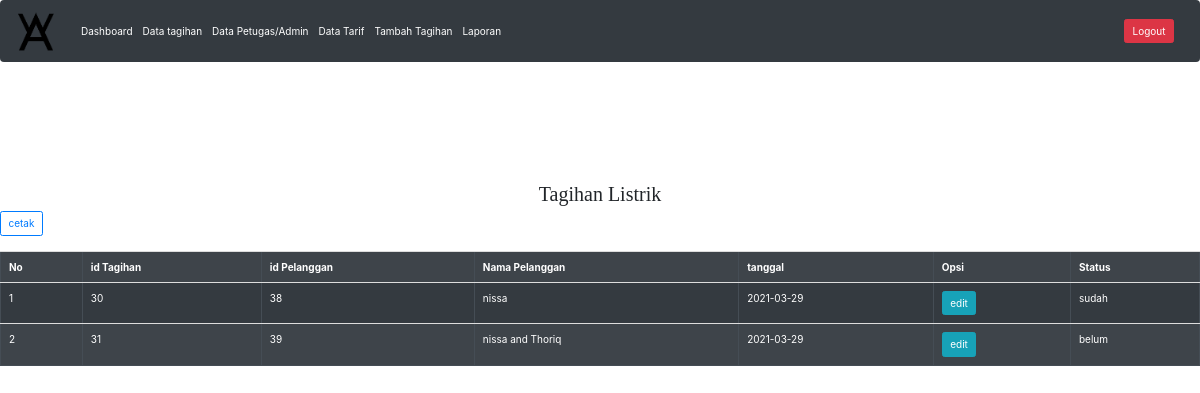
The app's page /admin/tagihan.php (signed in) with its own data.
### tables this page shows
CREATE TABLE `tagihan` (
  `idtagihan` int(11) NOT NULL,
  `idpelanggan` int(11) NOT NULL,
  `tanggal` date NOT NULL,
  `jumlahmeter` int(11) NOT NULL,
  `status` varchar(11) NOT NULL
);

CREATE TABLE `pelanggan` (
  `idpelanggan` int(11) NOT NULL,
  `username` varchar(100) NOT NULL,
  `password` varchar(100) NOT NULL,
  `alamat` varchar(255) NOT NULL,
  `kodetarif` int(11) NOT NULL,
  `nometer` int(100) NOT NULL
);

### admin/tagihan.php (the view, shortened to what this page needs)
<?php
if(isset($_SESSION['username']))
{
?>
<!DOCTYPE html>
<html>
<head>
    <link rel="stylesheet" href="style/bootstrap.css" />
    <link rel="stylesheet" href="style/dataTables.bootstrap4.min.css" />
    <link rel="stylesheet" href="https://maxcdn.bootstrapcdn.com/bootstrap/4.5.2/css/bootstrap.min.css">
</head>
<nav class="navbar navbar-expand-lg navbar-light bg-dark">
  <a>
  <img src="../img/icon.png" style="width: 50px; height: 50px;" alt="">
  </a>
  <div class="collapse navbar-collapse" id="navbarSupportedContent">
    <ul class="navbar-nav mr-auto">
    <li class="nav-item">
        <a class="nav-link" href="index.php" style="color: white;">Dashboard <span class="sr-only">(current)</span></a>
      </li>
      <li class="nav-item">
        <a class="nav-link" href="tagihan.php" style="color: white;">Data tagihan</a>
      </li>
      <li class="nav-item">
        <a class="nav-link" href="petugas.php" style="color: white;">Data Petugas/Admin</a>
      </li>
      <li class="nav-item">
        <a class="nav-link" href="datatarif.php" style="color: white;">Data Tarif</a>
      </li>
      <li class="nav-item">
        <a class="nav-link" href="tambahtagihan.php" style="color: white;">Tambah Tagihan</a>
      </li>
      <li class="nav-item">
        <a class="nav-link" href="laporan.php" style="color: white;">Laporan</a>
      </li>
    </ul>
    <form class="form-inline my-2 my-lg-0">
    <a type="button" class="btn btn-danger"href="../logout.php">Logout</a>
    </form>
  </div>
</nav>
<div style="padding-top: 100px;">
<h2 style="text-align: center; font-family:Copperplate;">Tagihan Listrik</h2>
<a type="button" class="btn btn-outline-primary" target="_blank" href="cetak_tagihan.php">cetak</a>
<br></br>
<body>
<table class="table table-dark table-striped" border='1'>
        <tr>
            <th>No</th>
            <th>id Tagihan</th>
            <th>id Pelanggan</th>
            <th>Nama Pelanggan</th>
            <th>tanggal</th>
            <th>Opsi</th>
            <th>Status</th>
            <?php
            include '../koneksi.php';
            $no = 1;
            $data = mysqli_query($Koneksi, "select * from tagihan, pelanggan where tagihan.idpelanggan = pelanggan.idpelanggan  ");
            while ($d = mysqli_fetch_array($data)) {
            ?>
        <tr>
            <td><?php echo $no++; ?></td>
            <td><?php echo $d['idtagihan']; ?> </td>
            <td><?php echo $d['idpelanggan']; ?> </td>
            <td><?php echo $d['username']; ?> </td>
            <td><?php echo $d['tanggal']; ?> </td>
            <td> <a href="konfirmasi.php?idtagihan=<?php echo $d['idtagihan']; ?>" class="btn btn-info">edit</a></td>
            <td><?php echo $d['status']; ?> </td>
        </tr>
    <?php
            }
    ?>
    </table>
</body>
</html>
<?php
    }
else
{
    echo"<script>
    alert('Anda Tidak Boleh Masuk');
    location.href='../index.php';
    </script>";
}
?>

### records on screen
tagihan: idtagihan "30", idpelanggan.idpelanggan "38", idpelanggan.username "nissa", tanggal "2021-03-29", status "sudah"
tagihan: idtagihan "31", idpelanggan.idpelanggan "39", idpelanggan.username "nissa and Thoriq", tanggal "2021-03-29", status "belum"
